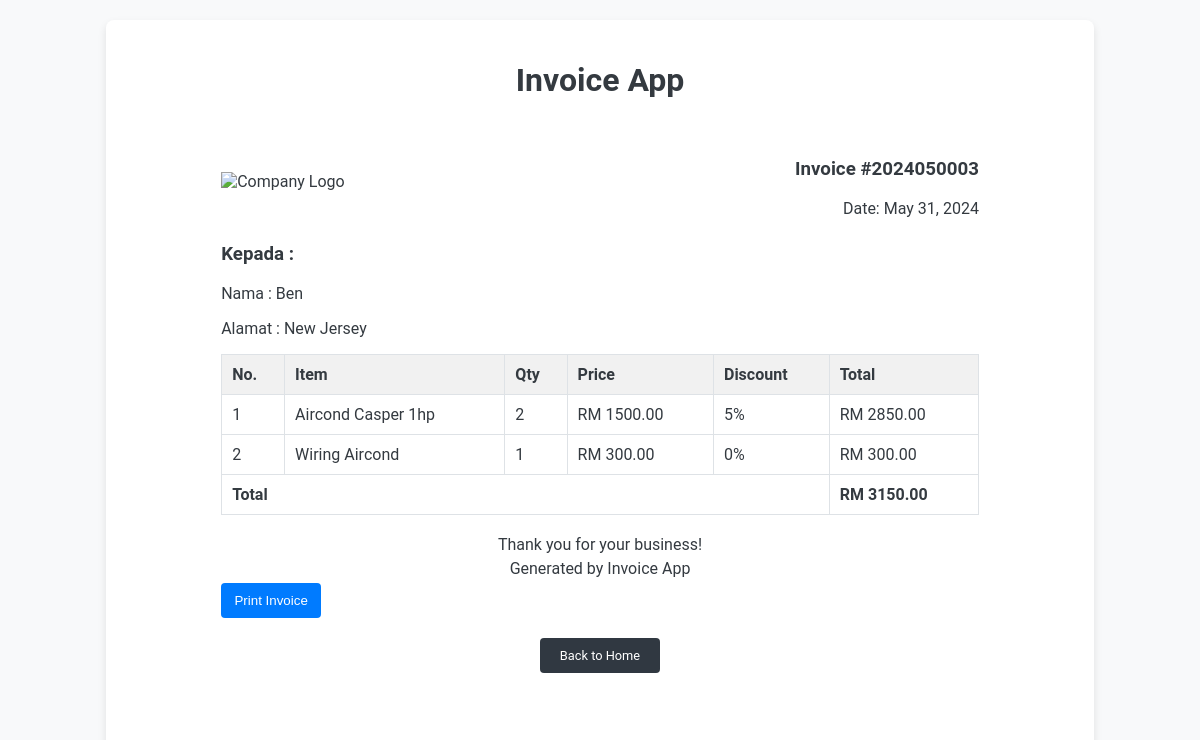
/invoice/3, run on the app's committed database.
### app.py (models this page shows)
class Invoice(db.Model):
    id = db.Column(db.Integer, primary_key=True)
    invoice_number = db.Column(db.String(20), unique=True, nullable=False)  # Updated field name
    client_id = db.Column(db.Integer, db.ForeignKey('client.id'), nullable=False)
    date = db.Column(db.DateTime, default=datetime.now)
    total = db.Column(db.Float, nullable=False)
    client = db.relationship('Client', backref=db.backref('invoices', lazy=True))

class Client(db.Model):
    id = db.Column(db.Integer, primary_key=True)
    name = db.Column(db.String(100), nullable=False)
    email = db.Column(db.String(100), nullable=False)
    phone = db.Column(db.String(20), nullable=False)
    address = db.Column(db.String(200), nullable=False)

class InvoiceItem(db.Model):
    id = db.Column(db.Integer, primary_key=True)
    invoice_id = db.Column(db.Integer, db.ForeignKey('invoice.id'), nullable=False)
    service_id = db.Column(db.Integer, db.ForeignKey('service.id'), nullable=False)
    quantity = db.Column(db.Integer, nullable=False)
    cost = db.Column(db.Float, nullable=False)
    discount = db.Column(db.Integer, nullable=False, default=0)
    invoice = db.relationship('Invoice', backref=db.backref('items', lazy=True))
    service = db.relationship('Service', backref=db.backref('items', lazy=True))

class Service(db.Model):
    id = db.Column(db.Integer, primary_key=True)
    description = db.Column(db.String(200), nullable=False)
    cost = db.Column(db.Numeric(10,2), nullable=False)
    type = db.Column(db.String(100), nullable=False)

### app.py (the view)
@app.route('/invoice/<int:invoice_id>')
def view_invoice(invoice_id):
    invoice = Invoice.query.get(invoice_id)
    return render_template('view_invoice.html', invoice=invoice)

### templates/view_invoice.html
{% extends "base.html" %} {% block content %}
<div class="invoice-container">
  <div class="invoice-header">
    <div class="logo">
      <img
        src="{{ url_for('static', filename='images/logo.png') }}"
        alt="Company Logo"
      />
    </div>
    <div class="invoice-details">
      <h3>Invoice #{{ invoice.invoice_number }}</h3>
      <p>Date: {{ invoice.date.strftime('%B %d, %Y') }}</p>
    </div>
  </div>
  <div class="client-details">
    <h3>Kepada :</h3>
    <p>Nama : {{ invoice.client.name }}</p>
    <p>Alamat : {{ invoice.client.address }}</p>
  </div>
  <table class="invoice-table">
    <thead>
      <tr>
        <th>No.</th>
        <th>Item</th>
        <th>Qty</th>
        <th>Price</th>
        <th>Discount</th>
        <th>Total</th>
      </tr>
    </thead>
    <tbody>
      {% for item in invoice.items %}
      <tr>
        <td>{{ loop.index }}</td>
        <td>{{ item.service.description }}</td>
        <td>{{ item.quantity }}</td>
        <td>RM {{ item.service.cost|round(2) }}</td>
        <td>{{ item.discount }}%</td>
        <td>RM {{ "%.2f"|format(item.cost * (1 - item.discount / 100)) }}</td>
      </tr>
      {% endfor %}
    </tbody>
    <tfoot>
      <tr>
        <td colspan="5">Total</td>
        <td>RM {{ "%.2f"|format(invoice.total)}}</td>
      </tr>
    </tfoot>
  </table>
  <div class="invoice-footer">
    <p>Thank you for your business!</p>
    <p>Generated by Invoice App</p>
  </div>
  <div class="invoice-actions">
    <button onclick="window.print()" class="btn print-invoice">
      Print Invoice
    </button>
  </div>
  <a href="{{ url_for('index') }}" class="btn return-home">Back to Home</a>
</div>
{% endblock %}

### static/styles.css (style rules this page uses)
body { font-family: 'Roboto', Arial, sans-serif; background-color: #f8f9fa; color: #343a40; }
a.btn { display: inline-block; padding: 10px 20px; margin: 10px; background-color: #007bff; color: #fff; text-decoration: none; border-radius: 4px; transition: background-color 0.3s; }
button { width: 100px; padding: 10px; background-color: #007bff; color: #fff; border: none; border-radius: 4px; cursor: pointer; transition: background-color 0.3s; }
a.btn { display: inline-block; padding: 10px 20px; background-color: #007bff; color: #fff; text-decoration: none; border-radius: 4px; transition: background-color 0.3s; text-align: center; margin: 20px auto; }
a.return-home { display: block; width: fit-content; background-color: #303841; margin-top: 20px; font-size: 0.8em; }
.invoice-container { width: 80%; margin: 20px auto; padding: 20px; background-color: #fff; border-radius: 8px; }
.invoice-header { display: flex; justify-content: space-between; align-items: center; margin-bottom: 20px; }
.logo img { width: 150px; height: auto; }
.invoice-details { text-align: right; }
.invoice-details p { margin: 5px 0; }
.invoice-table { width: 100%; border-collapse: collapse; margin-bottom: 20px; }
.invoice-table th, .invoice-table td { border: 1px solid #dee2e6; padding: 10px; text-align: left; }
.invoice-table th { background-color: #f1f1f1; }
.invoice-table tfoot td { font-weight: bold; }
.invoice-footer { text-align: center; margin-top: 20px; }
.invoice-footer p { margin: 5px 0; }

### data on the page
Invoice: invoice_number "2024050003", date "May 31, 2024", total "3150.00"
Client: client.name "Ben", client.address "New Jersey"
InvoiceItem: service.description "Aircond Casper 1hp", quantity "2", service.cost "1500.00", discount "5", item.cost*(1-item.discount/100) "2850.00"
InvoiceItem: service.description "Wiring Aircond", quantity "1", service.cost "300.00", discount "0", item.cost*(1-item.discount/100) "300.00"
